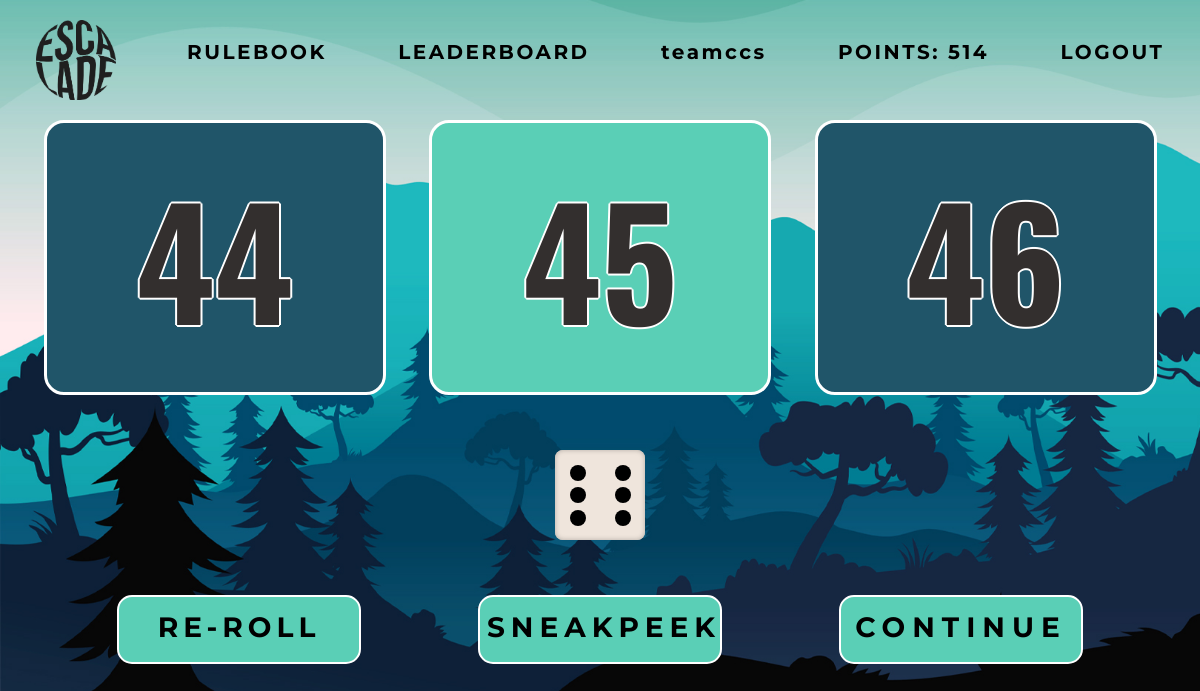
The page /play/ (signed in) on the database as committed earlier.
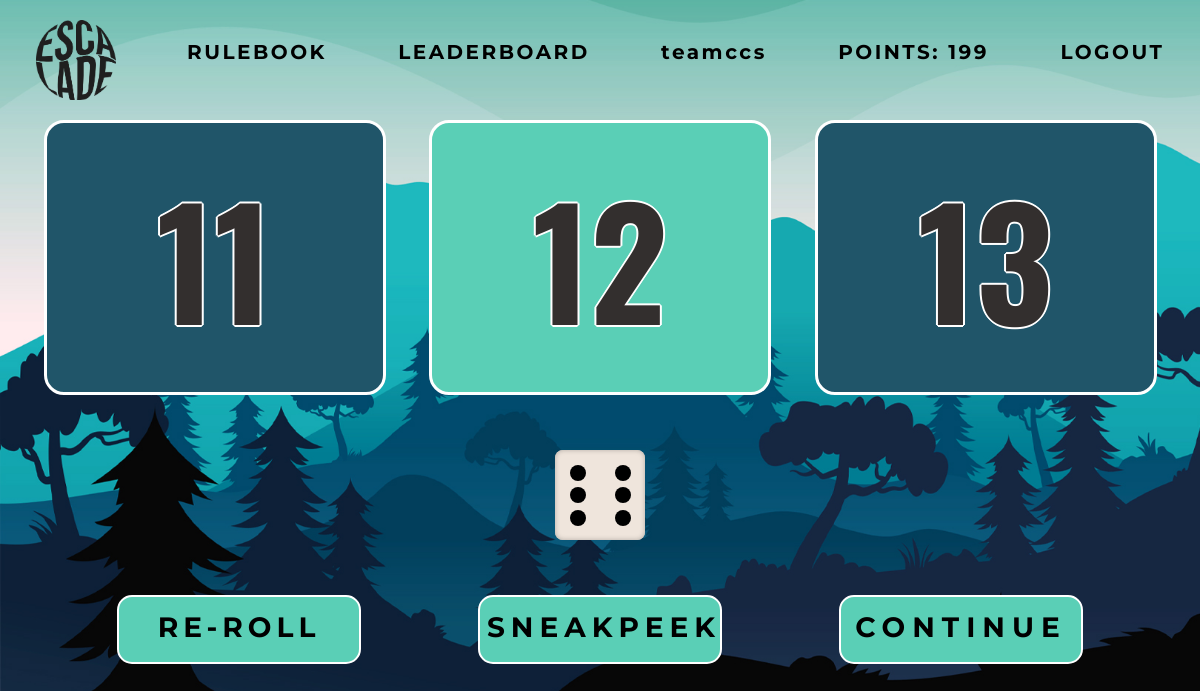
The same page on the database as committed later.
### registration/models.py (models this page shows, shortened)
class Team(AbstractBaseUser):
    uuid = models.UUIDField(primary_key=True, default=uuid.uuid4, editable=False)
    teamName = models.CharField(max_length=100, unique=True)
    points = models.IntegerField(default=0)
    position = models.IntegerField(default=0)
    board=models.IntegerField(default=random.randint(0,4))
    is_active = models.BooleanField(default=True)
    is_admin = models.BooleanField(default=False)
    is_staff = models.BooleanField(default=False)
    is_superuser = models.BooleanField(default=False)
    objects = UserManager()
    USERNAME_FIELD = "teamName"
    REQUIRED_FIELDS = []
    email = models.EmailField(blank=True)
    current_ques = models.ForeignKey(Question, null=True, blank=True, default=None, on_delete=models.CASCADE)
    dice_value = models.SmallIntegerField(null=True, blank=True, default=None)
    dummy1 = models.CharField(max_length=50, blank=True, null=True, default=None)
    dummy2 = models.CharField(max_length=50, blank=True, null=True, default=None)
    level1 = models.CharField(max_length=50, blank=True, default="0102030405060708091011121314151617181920") #remember to delete where snake head or ladder bottom is present
    level2 = models.CharField(max_length=50, blank=True, default="2122232425262728293031323334353637383940") #remember to delete where snake head or ladder bottom is present
    level3 = models.CharField(max_length=50, blank=True, default="4142434445464748495051525354555657585960") #remember to delete where snake head or ladder bottom is present
    level4 = models.CharField(max_length=50, blank=True, default="6162636465666768697071727374757677787980") #remember to delete where snake head or ladder bottom is present
    hint_taken = models.BooleanField(blank=True, default=False)
    sneakpeek_taken = models.CharField(max_length=10, null=True, blank=True, default=None)

### game/views.py (the view, shortened to what this page needs)
# urls.py: path('play/',views.play,name='play'),
@login_required(login_url="/login")
def play(request):
    team = request.user
    if team.position>80:
        return render(request, "game/game_over.html")
    context = {}
    if team.current_ques==None:
        team.current_ques = getRandomQuestion(team, -1)
        team.dice_value = random.randint(1, 6)
        team.hint_taken = False
        team.sneakpeek_taken = None
        team.save()
    else:
        msgs = messages.get_messages(request)
        msgs.used = True
    return render(request, 'game/test.html', context=context)

### game/templates/game/test.html (shortened to what this page needs)
<!DOCTYPE html>
{% load static %}
<html lang="en">
  <head>
    <link rel="stylesheet" href="{% static 'game/css/styles.css' %}" />
    <link rel="stylesheet" href="{% static 'game/css/dice.css' %}" />
    <link rel="stylesheet" href="{% static 'game/css/popup.css' %}" />
    <link rel="stylesheet" href="{% static 'game/css/loader.css' %}" />
  </head>
  <body onload = "
    display();
  ">
  <div class="hidden" id="main_body">
    <section class="only">
      <div class="navbar">
        <div class="logo">
        </div>
        <div class="rulebook">
          <h2 class="text"><a href="{% url 'rulebook' %}"> RULEBOOK </a></h2>
        </div>
        <div class="leaderboard">
          <h2 class="text"><a href="{% url 'leaderboard' %}"> LEADERBOARD</a></h2>
        </div>
        <div class="team-name">
          <h2 class="text">{% if user.teamName|length > 12%}{{user.teamName|truncatechars:11}}{% else %}{{user.teamName}}{% endif %}</h2>
        </div>
        <div class="points">
          <h2 class="text"><b>POINTS:</b> <span id="pointsText">{{user.points}}<span></h2>
        </div>
        <div class="logout">
          <h2 class="text"><a href="{% url 'logout' %}">LOGOUT</a></h2>
        </div>
      </div>
      <div class="top-container">
        <div class="box" id="box1">
          <h1 id="prevLocText">{% if user.position > 0 %}{{user.position|add:-1}}{% endif %}</h1>
        </div>
        <div class="box" id="box2">
          <h1 id="currLocText">{{user.position}}</h1>
        </div>
        <div class="box" id="box3">
          <h1 id="nextLocText">{{user.position|add:1}}</h1>
        </div>
      </div>
      <div class="middle-container {% if wrongAnswer %}hidden{% endif %}">
        <div class="dice dice-center-container">
          <div id="dice" data-side="{{user.dice_value}}">
            <div class="sides side-6">
              <span class="dot dot-1"></span>
              <span class="dot dot-2"></span>
              <span class="dot dot-3"></span>
              <span class="dot dot-4"></span>
              <span class="dot dot-5"></span>
              <span class="dot dot-6"></span>
            </div>
          </div>
        </div>
      </div>
      <div class="bottom-container {% if wrongAnswer %}hidden{% endif %}">
        <div id="reRollWrapper"><div class="option" id="reroll"></div></div>
        <div id="sneakPeekWrapper"><div class="option" id="sneak-peek"></div></div>
        <div class="option" id="continue"></div>
      </div>
    </section>
  </div>
  </body>
</html>

### game/static/game/css/styles.css (style rules this page uses)
body { margin: 0px; background-image: url("../img/Jungle.jpg"); background-size: cover; background-attachment: fixed; background-color: #394349; }
.navbar { height: 120px; position: fixed; top: 0; width: 100%; z-index: 50; border: 0px; display: flex; justify-content: space-around; }
.top-container { display: flex; justify-content: space-evenly; position: relative; top: 120px; }
.box { border: 3.5px solid white; width: 28%; height: 16.789rem; border-radius: 20px; justify-content: space-around; }
#box1 { background-color: #205569; display: flex; justify-content: center; align-items: center; }
#box2 { background-color: #5acfb6; display: flex; justify-content: center; align-items: center; }
#box3 { background-color: #205569; display: flex; justify-content: center; align-items: center; }
h1 { font-family: "Oswald", sans-serif; font-size: 150px; border: 2px; border-color: white; margin: 0px; color: #332f2e; text-shadow: 2px 0 0 #fff, -2px 0 0 #fff, 0 2px 0 #fff, 0 -2px 0 #fff, 1px 1px #fff, -1px -1px 0 #fff, 1px -1px 0 #fff, -1px 1px 0 #fff; }
.middle-container { display: flex; justify-content: space-around; position: relative; top: 120px; height: 200px; }
.dice { height: 200px; width: 200px; }
.bottom-container { display: flex; justify-content: space-evenly; position: relative; top: 120px; padding-bottom: 2rem; }
.option { border: 2px solid white; width: 240px; height: 65px; border-radius: 15px; overflow: hidden; text-align: center; cursor: pointer; }
#reroll { background-color: #5acfb6; }
#reroll::before { content: "RE-ROLL"; text-align: center; font-family: "Montserrat", sans-serif; font-weight: bolder; font-size: 28px; letter-spacing: 5px; line-height: 60px; position: relative; right: 0px; }
#reroll::after { content: " POINTS=15"; text-align: center; font-family: "Montserrat", sans-serif; font-weight: bolder; font-size: 24px; letter-spacing: 5px; line-height: 60px; position: relative; top: 50px; }
#sneak-peek { background-color: #5acfb6; }
#sneak-peek::before { content: "SNEAKPEEK"; text-align: center; font-family: "Montserrat", sans-serif; font-weight: bolder; font-size: 28px; letter-spacing: 6px; line-height: 60px; position: relative; right: -7px; }
#sneak-peek::after { content: "POINTS=25"; text-align: center; font-family: "Montserrat", sans-serif; font-weight: bolder; font-size: 24px; letter-spacing: 5px; line-height: 60px; position: relative; top: 50px; right: 200px; }
#continue { background-color: #5acfb6; }
#continue::before { content: "CONTINUE"; text-align: center; font-family: "Montserrat", sans-serif; font-weight: bolder; font-size: 28px; letter-spacing: 7px; line-height: 60px; position: relative; }
.logo { width: 80px; height: 80px; background-image: url("../img/escaladeLogo.png"); background-size: cover; align-self: center; }
.rulebook { height: 120px; }
.leaderboard { height: 120px; }
.team-name { height: 120px; overflow: hidden; }
.points { height: 120px; }
.logout { height: 120px; }
.text { margin-top: 40px; margin-bottom: 40px; text-align: center; font-family: "Montserrat", sans-serif; letter-spacing: 2.5px; font-size: 20px; }
a { text-decoration: none; color: black; }
.only { height: 1vh; }
.sides { background-color: #efe5dc !important; display: block; position: absolute; width: 100%; height: 100%; box-shadow: inset 0 0 5px rgba(0, 0, 0, 0.25); border-radius: 1vmin; }

### game/static/game/css/dice.css (style rules this page uses)
#dice { width: 90px; height: 90px; transform-style: preserve-3d; transition: transform 1.5s ease-out; }
.sides { background-color: #efe5dc !important; display: block; position: absolute; width: 100%; height: 100%; box-shadow: inset 0 0 5px rgba(0, 0, 0, 0.25); border-radius: 1vmin; }
.dot { display: block; position: absolute; width: 16px; height: 16px; border-radius: 50%; background-color: black; transform: translate(-50%, -50%); }
.side-6 .dot-1 { top: 25%; left: 25%; }
.side-6 .dot-2 { top: 25%; left: 75%; }
.side-6 .dot-3 { top: 75%; left: 25%; }
.side-6 .dot-4 { top: 75%; left: 75%; }
.side-6 .dot-5 { top: 50%; left: 25%; }
.side-6 .dot-6 { top: 50%; left: 75%; }
#dice .side-6 { transform: rotateX(-90deg) translateZ(45px); }
#dice[data-side="6"] { transform: rotateX(450deg) rotateY(360deg) rotateZ(720deg); }
.dice-center-container { display: flex; justify-content: center; align-items: center; }

Rows that differ between the two databases and show on the page:
changed Team "teamccs": points "514" → "199"; position|add "44" → "11"; position "45" → "12"; position|add "46" → "13"
